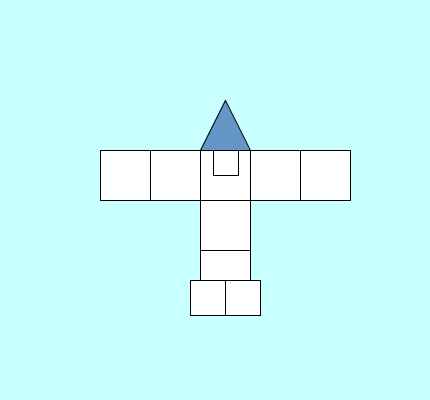
Frame 1 (no input)
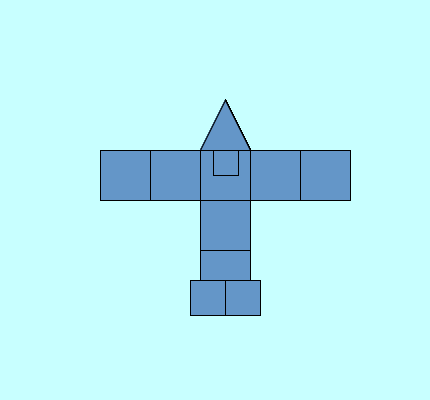
Frame 60 (the mouse pressed at the canvas centre just before this capture)
Frame 120 (the mouse held since frame 60 and released just before this capture): identical to frame 60, image omitted

The Processing sketch that drew these frames (run headless with seeded random() and noise(); from frame 60 on, the mouse is pressed at the canvas centre):

// Processing sketch: processing_139309
// ── processing_139309.pde

void setup(){
    size(430,400)
    background(200,255,255);
    }
void draw(){
    rect(200,150,50,50);
    rect(213,150,25,25);
    rect(250,150, 50, 50);
    rect(150,150, 50, 50);
    rect(100,150, 50, 50);
    rect(300,150, 50, 50);
    rect(200,200, 50, 50);
    rect(200,250, 50, 50);
    rect(190,280, 35, 35);
    rect(225,280, 35, 35);
    fill(100,150,200);
    triangle(200,150,225,100,250,150);
    }


    
